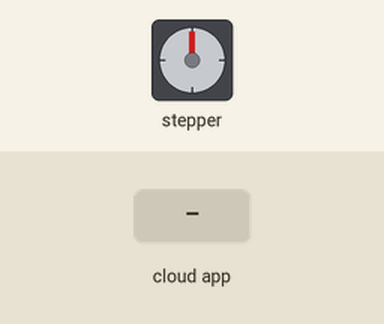
A sketch run on a simulated Arduino Uno, built with avr-gcc and run on an emulated ATmega328P. Parts: stepper motor. Wiring (inferred from the names in the program): stepper motor driver (200 steps per turn assumed): step pin 2; direction pin 3. Inputs (shaded band) come from the test bench. The ROS host is connected and sends only what is stated; what the sketch prints to the serial monitor is not drawn.

Above: at 1.2 s.
1.3 s: the phone or cloud app sets stpa to 45
At 2.9 s:
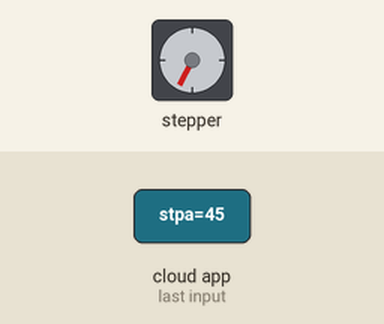
3.2 s: the phone or cloud app sets stpa to 90
At 4.4 s:
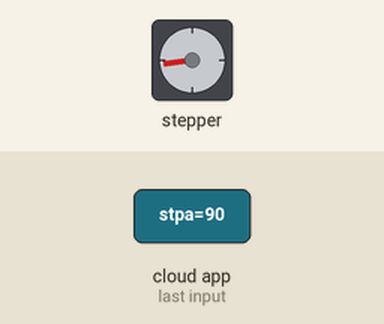
5.6 s: the phone or cloud app sets stpa to 180
At 6.05 s:
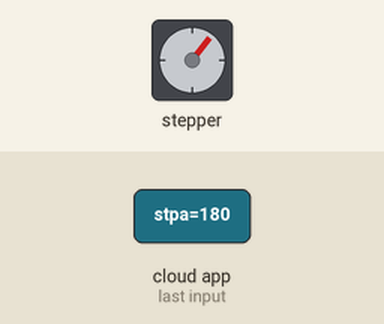
8.6 s: the phone or cloud app sets stpa to 90
At 10.7 s:
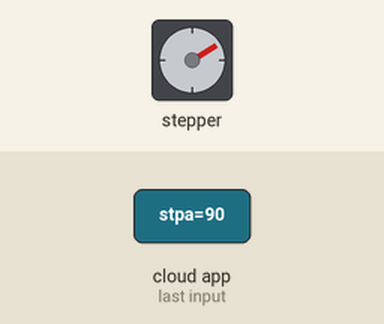
11.0 s: the phone or cloud app sets stpa to 45
At 11.15 s:
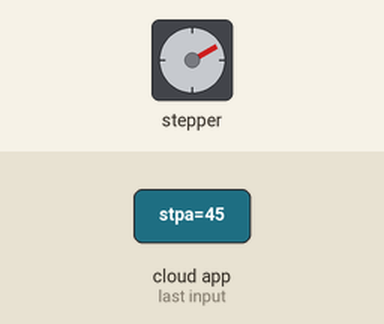
Timing chart, 0 to 13.9 s (numbered marks = the images above; inputs shaded):
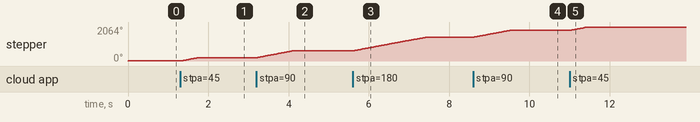

Measured:
- after the input at 1.3 s, stepper: turns 206° clockwise in 0.45 s, starting at once
- after the input at 3.2 s, stepper: turns 414° clockwise in 0.90 s, starting at once
- after the input at 5.6 s, stepper: turns 824° clockwise in 1.8 s, starting at once
- after the input at 8.6 s, stepper: turns 414° clockwise in 0.90 s, starting at once
- after the input at 11.0 s, stepper: turns 205° clockwise in 0.45 s, starting at once

The sketch:

ar-step-arduino.ino
```cpp
#include <ros.h>

#include <std_msgs/Int8.h>

#include <std_msgs/Int16.h>


#define WHEEL_DIAMETER 25//だいたい

#define STEP 1.8

#define STEPS 200// 360 / STEP (360度の回転に何パルス必要か

#define RPM 30 //分あたりの回転数

#define PULSE_ROLL (WHEEL_DIAMETER * 3.14 * STEP / 360)//１パルスあたり

#define STEPPING_MOTOR_SUM 2

#define DEFAULTPW 80

#define PULSEPIN 2

#define DIRPIN 3

volatile int input_pulse = 0;

ros::NodeHandle nh;

void stpaCallback(const std_msgs::Int16& a){

     input_pulse = a.data/PULSE_ROLL;


}

ros::Subscriber<std_msgs::Int16> stpa("stpa",stpaCallback);

void pulse(){

  static  boolean output = HIGH;


  digitalWrite(PULSEPIN,output);//パルスをHIGH

  output = !output;


  }


void test(int b){
     int i,j = 0;
     static int count = 0;

     if(b>=0){
      Serial.print("+");

      digitalWrite(DIRPIN,HIGH);


      pulse();

      count++;


      }

     if(b<0){
      Serial.print("-");
      b= -b;
      digitalWrite(DIRPIN,LOW);


      pulse();

      count++;


      }

     if(count>b*2){

      count = 0;

      while(1){
        nh.spinOnce();

        static int num2 = 0;
        int num1 = input_pulse;

        if(num1 != num2 ){
          num2 = num1;

          break;

          }

        num2 = num1;


        }


      }


}


void setup(){
  pinMode(DIRPIN,OUTPUT);
  pinMode(PULSEPIN,OUTPUT);
  digitalWrite(DIRPIN,HIGH);
  digitalWrite(PULSEPIN,LOW);
  Serial.begin(9600);


  nh.initNode();

  nh.subscribe(stpa);


}


void loop(){
  Serial.print(1);

  test(input_pulse);


  delayMicroseconds(1500);

  nh.spinOnce();

}
```
